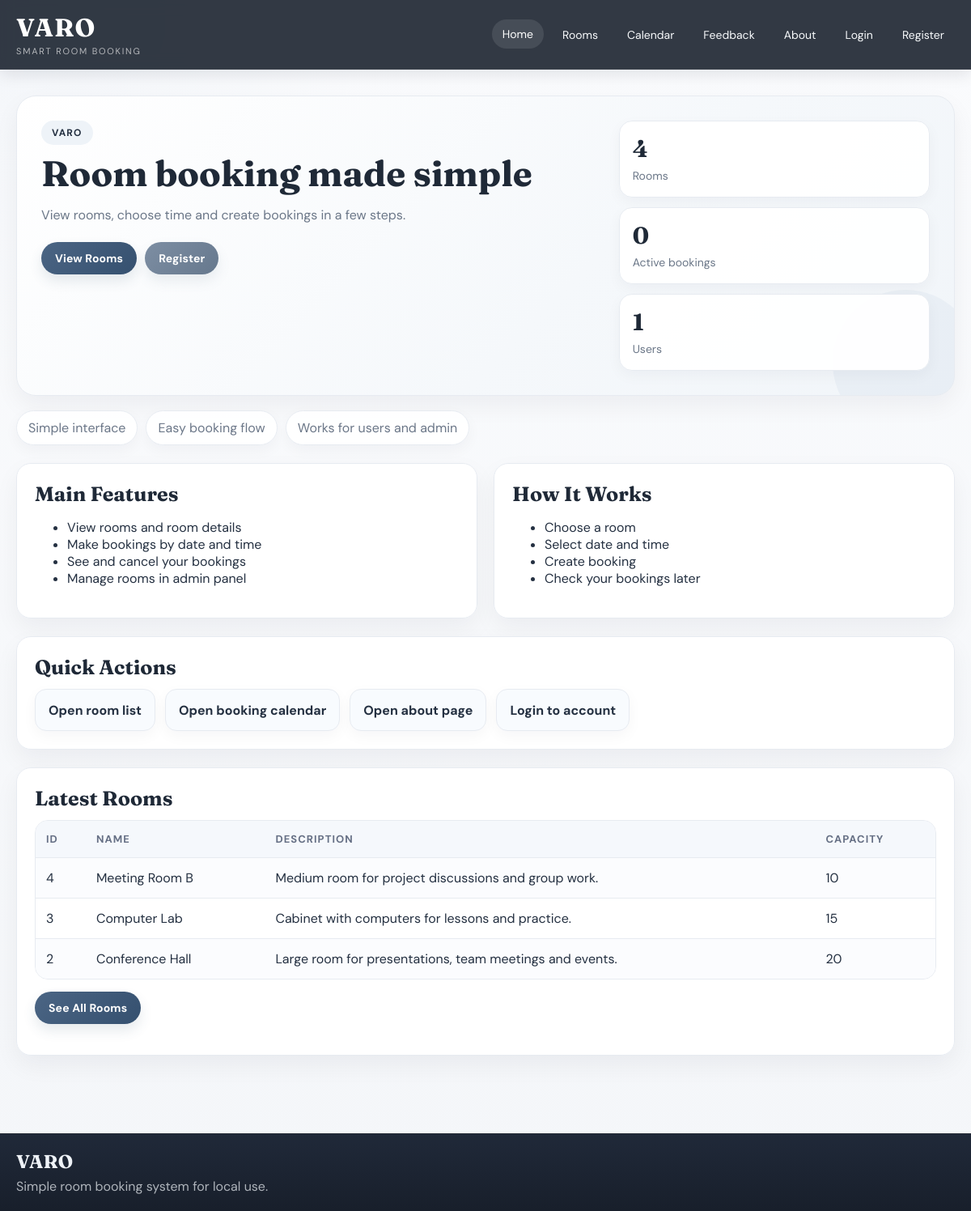
The page / on the database its author committed.
### tables this page shows
CREATE TABLE rooms (
    id INT AUTO_INCREMENT PRIMARY KEY,
    name VARCHAR(100) NOT NULL,
    description TEXT NOT NULL,
    capacity INT NOT NULL
);

### config.php (called while the page is built, shortened)
<?php
function e($text)
{
    return htmlspecialchars((string)$text, ENT_QUOTES, 'UTF-8');
}
function is_logged_in()
{
    return isset($_SESSION['user']);
}

### index.php (the view, shortened to what this page needs)
<?php
require_once 'config.php';
$sql = "SELECT * FROM rooms ORDER BY id DESC LIMIT 3";
$stmt = $conn->prepare($sql);
$stmt->execute();
$rooms = $stmt->fetchAll();
$sql = "SELECT COUNT(*) FROM rooms";
$stmt = $conn->prepare($sql);
$stmt->execute();
$room_count = (int)$stmt->fetchColumn();
$sql = "SELECT COUNT(*) FROM bookings WHERE status = 'active'";
$stmt = $conn->prepare($sql);
$stmt->execute();
$active_booking_count = (int)$stmt->fetchColumn();
$sql = "SELECT COUNT(*) FROM users";
$stmt = $conn->prepare($sql);
$stmt->execute();
$user_count = (int)$stmt->fetchColumn();
include 'header.php';
?>
<div class="hero-block">
    <div class="hero-text">
        <span class="hero-badge">VARO</span>
        <h1>Room booking made simple</h1>
        <p>View rooms, choose time and create bookings in a few steps.</p>
        <div class="actions">
            <a href="rooms.php" class="btn">View Rooms</a>
            <?php if (!is_logged_in()): ?>
                <a href="register.php" class="btn btn-secondary">Register</a>
            <?php else: ?>
                <a href="my_bookings.php" class="btn btn-secondary">My Bookings</a>
            <?php endif; ?>
        </div>
    </div>
    <div class="hero-side">
        <div class="mini-card">
            <strong><?php echo e($room_count); ?></strong>
            <span>Rooms</span>
        </div>
        <div class="mini-card">
            <strong><?php echo e($active_booking_count); ?></strong>
            <span>Active bookings</span>
        </div>
        <div class="mini-card">
            <strong><?php echo e($user_count); ?></strong>
            <span>Users</span>
        </div>
    </div>
</div>
<div class="hero-note fade-card">
    <span>Simple interface</span>
    <span>Easy booking flow</span>
    <span>Works for users and admin</span>
</div>
<div class="grid-two">
    <div class="card fade-card delay-1">
        <h2>Main Features</h2>
        <ul>
            <li>View rooms and room details</li>
            <li>Make bookings by date and time</li>
            <li>See and cancel your bookings</li>
            <li>Manage rooms in admin panel</li>
        </ul>
    </div>
    <div class="card fade-card delay-2">
        <h2>How It Works</h2>
        <ul>
            <li>Choose a room</li>
            <li>Select date and time</li>
            <li>Create booking</li>
            <li>Check your bookings later</li>
        </ul>
    </div>
</div>
<div class="card fade-card delay-3">
    <h2>Quick Actions</h2>
    <div class="quick-links">
        <a href="rooms.php" class="quick-link">Open room list</a>
        <a href="booking_calendar.php" class="quick-link">Open booking calendar</a>
        <a href="about.php" class="quick-link">Open about page</a>
        <?php if (is_logged_in()): ?>
            <a href="my_bookings.php" class="quick-link">Open my bookings</a>
            <a href="change_password.php" class="quick-link">Change password</a>
        <?php else: ?>
            <a href="login.php" class="quick-link">Login to account</a>
        <?php endif; ?>
    </div>
</div>
<div class="card fade-card delay-3">
    <h2>Latest Rooms</h2>
    <?php if ($rooms): ?>
        <table>
            <tr>
                <th>ID</th>
                <th>Name</th>
                <th>Description</th>
                <th>Capacity</th>
            </tr>
            <?php foreach ($rooms as $row): ?>
                <tr>
                    <td><?php echo e($row['id']); ?></td>
                    <td><?php echo e($row['name']); ?></td>
                    <td><?php echo e($row['description']); ?></td>
                    <td><?php echo e($row['capacity']); ?></td>
                </tr>
            <?php endforeach; ?>
        </table>
        <p style="margin-top: 15px;">
            <a href="rooms.php" class="btn">See All Rooms</a>
        </p>
    <?php else: ?>
        <p>No rooms found.</p>
    <?php endif; ?>
</div>
<?php include 'footer.php'; ?>

### style.css (style rules this page uses)
* { box-sizing: border-box; }
body { margin: 0; font-family: 'DM Sans', sans-serif; background: radial-gradient(circle at top left, rgba(127, 155, 189, 0.05), transparent 24%), linear-gradient(180deg, #fafbfd 0%, #f4f6f9 100%); color: var(--text-main); }
a { color: var(--brand); text-decoration: none; }
.hero-block { position: relative; overflow: hidden; display: grid; grid-template-columns: 1.8fr 1fr; gap: 22px; margin-bottom: 18px; padding: 30px; border-radius: 24px; background: linear-gradient(135deg, #ffffff 0%, #f5f8fb 60%, #f1f5f9 100%); border: 1px solid var(--line); box-shadow: var(--shadow-card); animation: fadeUp 0.55s ease; }
.hero-block::after { content: ''; position: absolute; width: 180px; height: 180px; right: -30px; bottom: -50px; border-radius: 50%; background: rgba(127, 155, 189, 0.08); }
.hero-text, .hero-side { position: relative; z-index: 1; }
.hero-text h1 { margin: 12px 0 14px; font-family: 'Fraunces', serif; font-size: 44px; line-height: 1.08; color: #1f2937; }
.hero-text p { margin: 0 0 20px; color: var(--text-soft); font-size: 16px; line-height: 1.65; max-width: 620px; }
.hero-badge { display: inline-flex; align-items: center; gap: 8px; padding: 7px 13px; border-radius: 999px; background: var(--brand-light); color: var(--brand-dark); font-size: 12px; font-weight: 700; letter-spacing: 0.1em; text-transform: uppercase; }
.hero-side { display: grid; gap: 12px; }
.hero-note { display: flex; flex-wrap: wrap; gap: 10px; margin-bottom: 22px; }
.hero-note span { display: inline-flex; align-items: center; justify-content: center; padding: 10px 14px; background: rgba(255, 255, 255, 0.88); border: 1px solid var(--line); border-radius: 999px; color: var(--text-soft); box-shadow: var(--shadow-soft); }
.mini-card { padding: 16px; background: rgba(255, 255, 255, 0.92); border: 1px solid var(--line); border-radius: 16px; box-shadow: var(--shadow-soft); }
.mini-card strong { display: block; margin-bottom: 5px; font-family: 'Fraunces', serif; font-size: 29px; color: #1f2937; }
.mini-card span { color: var(--text-soft); font-size: 14px; }
.card, .glass-card { background: var(--panel); border: 1px solid var(--line); border-radius: 18px; padding: 22px; margin-bottom: 22px; box-shadow: var(--shadow-card); }
.card h1, .card h2, .card h3 { margin-top: 0; font-family: 'Fraunces', serif; color: #1f2937; }
.card h2 { margin-bottom: 12px; font-size: 25px; }
.grid-two { display: grid; grid-template-columns: 1fr 1fr; gap: 20px; }
.fade-card { animation: fadeUp 0.65s ease both; }
.delay-1 { animation-delay: 0.1s; }
.delay-2 { animation-delay: 0.2s; }
.delay-3 { animation-delay: 0.3s; }
.quick-links { display: flex; flex-wrap: wrap; gap: 12px; }
.quick-link { display: inline-flex; align-items: center; justify-content: center; padding: 13px 16px; min-height: 52px; background: #f8fbfe; border: 1px solid var(--line); border-radius: 14px; color: var(--brand-dark); font-weight: 700; box-shadow: var(--shadow-soft); transition: transform 0.2s ease, box-shadow 0.2s ease, border-color 0.2s ease; }
.btn, button { display: inline-flex; align-items: center; justify-content: center; gap: 8px; padding: 11px 17px; border: none; border-radius: 999px; cursor: pointer; font-family: inherit; font-size: 14px; font-weight: 700; letter-spacing: 0.01em; color: #ffffff; background: linear-gradient(135deg, #4b6584 0%, #35506f 100%); box-shadow: 0 8px 16px rgba(53, 80, 111, 0.12); transition: transform 0.2s ease, box-shadow 0.2s ease, filter 0.2s ease; }
.btn-secondary { background: linear-gradient(135deg, #7d8ea3 0%, #66788d 100%); box-shadow: 0 8px 16px rgba(102, 120, 141, 0.12); }
table { width: 100%; border-collapse: separate; border-spacing: 0; overflow: hidden; border-radius: 16px; background: #ffffff; border: 1px solid var(--line); }
th, td { padding: 14px 13px; text-align: left; vertical-align: top; border-bottom: 1px solid var(--line); }
th { background: #f5f8fc; color: #667085; font-size: 13px; text-transform: uppercase; letter-spacing: 0.08em; }
tr:last-child td { border-bottom: none; }
tr:nth-child(even) td { background: #fbfcfe; }
.actions { display: flex; flex-wrap: wrap; gap: 10px; }

### rows shown on the page
rooms: id "4", name "Meeting Room B", description "Medium room for project discussions and group work.", capacity "10"
rooms: id "3", name "Computer Lab", description "Cabinet with computers for lessons and practice.", capacity "15"
rooms: id "2", name "Conference Hall", description "Large room for presentations, team meetings and events.", capacity "20"

### other values the page prints
$room_count "4"
$active_booking_count "0"
$user_count "1"
